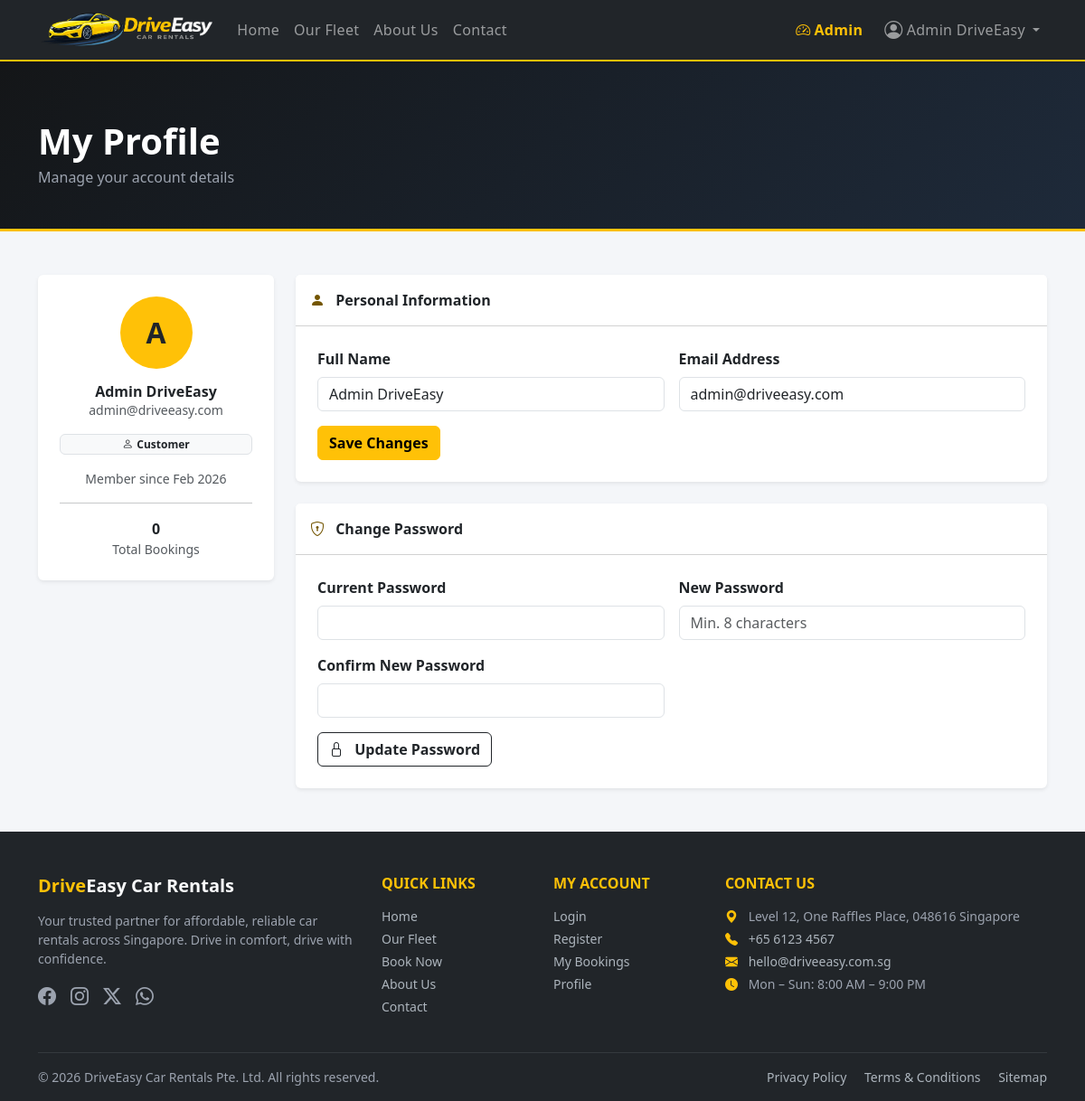
The app's page /profile.php (signed in) with its own data.
### tables this page shows
CREATE TABLE IF NOT EXISTS users (
    id            INT AUTO_INCREMENT PRIMARY KEY,
    name          VARCHAR(100)  NOT NULL,
    email         VARCHAR(150)  NOT NULL UNIQUE,
    password_hash VARCHAR(255)  NOT NULL,
    role          ENUM('user','admin') NOT NULL DEFAULT 'user',
    created_at    TIMESTAMP DEFAULT CURRENT_TIMESTAMP
);

### profile.php (the view, shortened to what this page needs)
<?php
require_once __DIR__ . '/includes/db.php';
$userId    = currentUserId();
$stmt = $pdo->prepare("SELECT id, name, email, created_at FROM users WHERE id = :id");
$stmt->execute([':id' => $userId]);
$user = $stmt->fetch();
$bookingCountStmt = $pdo->prepare("SELECT COUNT(*) FROM bookings WHERE user_id = :id");
$bookingCountStmt->execute([':id' => $userId]);
$bookingCount = (int)$bookingCountStmt->fetchColumn();
?>
<!DOCTYPE html>
<html lang="en">
<head>
    <link rel="stylesheet" href="https://cdn.jsdelivr.net/npm/bootstrap@5.3.2/dist/css/bootstrap.min.css">
    <link rel="stylesheet" href="https://cdn.jsdelivr.net/npm/bootstrap-icons@1.11.3/font/bootstrap-icons.min.css">
    <link rel="stylesheet" href="/assets/css/style.css">
</head>
<body>
<?php include __DIR__ . '/includes/navbar.php'; ?>
<main>
<div class="page-hero">
    <div class="container">
        <h1 class="fw-bold text-white mb-1">My Profile</h1>
        <p class="text-secondary mb-0">Manage your account details</p>
    </div>
</div>
<div class="container py-5">
    <div class="row g-4">
        <div class="col-12 col-md-4 col-lg-3">
            <div class="card border-0 shadow-sm text-center p-4">
                <div class="bg-warning rounded-circle mx-auto mb-3 fw-bold fs-2 d-flex align-items-center justify-content-center"
                     style="width:80px;height:80px;" aria-hidden="true">
                    <?= strtoupper(substr(htmlspecialchars($user['name']), 0, 1)) ?>
                </div>
                <h2 class="h6 fw-bold mb-0"><?= htmlspecialchars($user['name']) ?></h2>
                <p class="text-muted small mb-3"><?= htmlspecialchars($user['email']) ?></p>
                <div class="badge bg-light text-dark border mb-3">
                    <i class="bi bi-person me-1" aria-hidden="true"></i>Customer
                </div>
                <div class="text-muted small">
                    Member since <?= htmlspecialchars(date('M Y', strtotime($user['created_at']))) ?>
                </div>
                <hr>
                <div>
                    <div class="fw-bold"><?= $bookingCount ?></div>
                    <div class="text-muted small">Total Bookings</div>
                </div>
            </div>
        </div>
        <div class="col-12 col-md-8 col-lg-9">
            <div class="card border-0 shadow-sm mb-4">
                <div class="card-header bg-white fw-bold py-3">
                    <i class="bi bi-person-fill me-2 text-warning" aria-hidden="true"></i>
                    Personal Information
                </div>
                <div class="card-body p-4">
                    <form action="/profile.php" method="POST" class="needs-validation" novalidate>
                        <div class="row g-3">
                            <div class="col-sm-6">
                                <label for="name" class="form-label fw-semibold">Full Name</label>
                                <input type="text" class="form-control" id="name" name="name"
                                       value="<?= htmlspecialchars($user['name']) ?>" required maxlength="100">
                            </div>
                            <div class="col-sm-6">
                                <label for="email" class="form-label fw-semibold">Email Address</label>
                                <input type="email" class="form-control" id="email" name="email"
                                       value="<?= htmlspecialchars($user['email']) ?>" required maxlength="150">
                            </div>
                            <div class="col-12">
                                <button type="submit" class="btn btn-warning fw-semibold">Save Changes</button>
                            </div>
                        </div>
                    </form>
                </div>
            </div>
            <div class="card border-0 shadow-sm">
                <div class="card-header bg-white fw-bold py-3">
                    <i class="bi bi-shield-lock me-2 text-warning" aria-hidden="true"></i>
                    Change Password
                </div>
                <div class="card-body p-4">
                    <form action="/profile.php" method="POST" class="needs-validation" novalidate>
                        <div class="row g-3">
                            <div class="col-12 col-sm-6">
                                <label for="current_password" class="form-label fw-semibold">Current Password</label>
                                <input type="password" class="form-control" id="current_password" name="current_password" required autocomplete="current-password">
                            </div>
                            <div class="col-12 col-sm-6">
                                <label for="new_password" class="form-label fw-semibold">New Password</label>
                                <input type="password" class="form-control" id="new_password" name="new_password" required minlength="8" autocomplete="new-password" placeholder="Min. 8 characters">
                            </div>
                            <div class="col-12 col-sm-6">
                                <label for="confirm_password" class="form-label fw-semibold">Confirm New Password</label>
                                <input type="password" class="form-control" id="confirm_password" name="confirm_password" required autocomplete="new-password">
                            </div>
                            <div class="col-12">
                                <button type="submit" class="btn btn-outline-dark fw-semibold">
                                    <i class="bi bi-lock me-2" aria-hidden="true"></i> Update Password
                                </button>
                            </div>
                        </div>
                    </form>
                </div>
            </div>
        </div>
    </div>
</div>
</main>
<?php include __DIR__ . '/includes/footer.php'; ?>
</body>
</html>

### assets/css/style.css (style rules this page uses)
:root { --brand-gold: #FFC107; --brand-gold-text: #735500; --brand-dark: #212529; --brand-darker: #141618; --brand-light: #F8F9FA; --card-radius: 0.75rem; --transition: 0.25s ease; }
.text-warning { color: var(--brand-gold-text) !important; }
.text-muted, .text-secondary { color: #54595e !important; }
.bg-dark .text-muted, .bg-dark .text-secondary, .page-hero .text-muted, .page-hero .text-secondary, .hero-section .text-muted, .hero-section .text-secondary, .cost-box .text-muted, .cost-box .text-secondary, .admin-sidebar .text-muted, .admin-sidebar .text-secondary { color: #9ca3af !important; }
.bg-warning { background-color: var(--brand-gold) !important; color: var(--brand-dark) !important; }
body { font-family: 'Segoe UI', system-ui, -apple-system, sans-serif; display: flex; flex-direction: column; min-height: 100vh; background-color: #f4f6f9; color: var(--brand-dark); }
main { flex: 1; }
.page-hero { background: linear-gradient(135deg, var(--brand-darker), #1e2a3a); color: #fff; padding: 4rem 0 3rem; position: relative; overflow: hidden; }
.page-hero::after { content: ''; position: absolute; bottom: 0; left: 0; right: 0; height: 3px; background: var(--brand-gold); }

### records on screen
users: name "A", name "Admin DriveEasy", email "admin@driveeasy.com", created_at "Feb 2026"

### other values on screen
currentUserName() "Admin DriveEasy"
$bookingCount "0"
